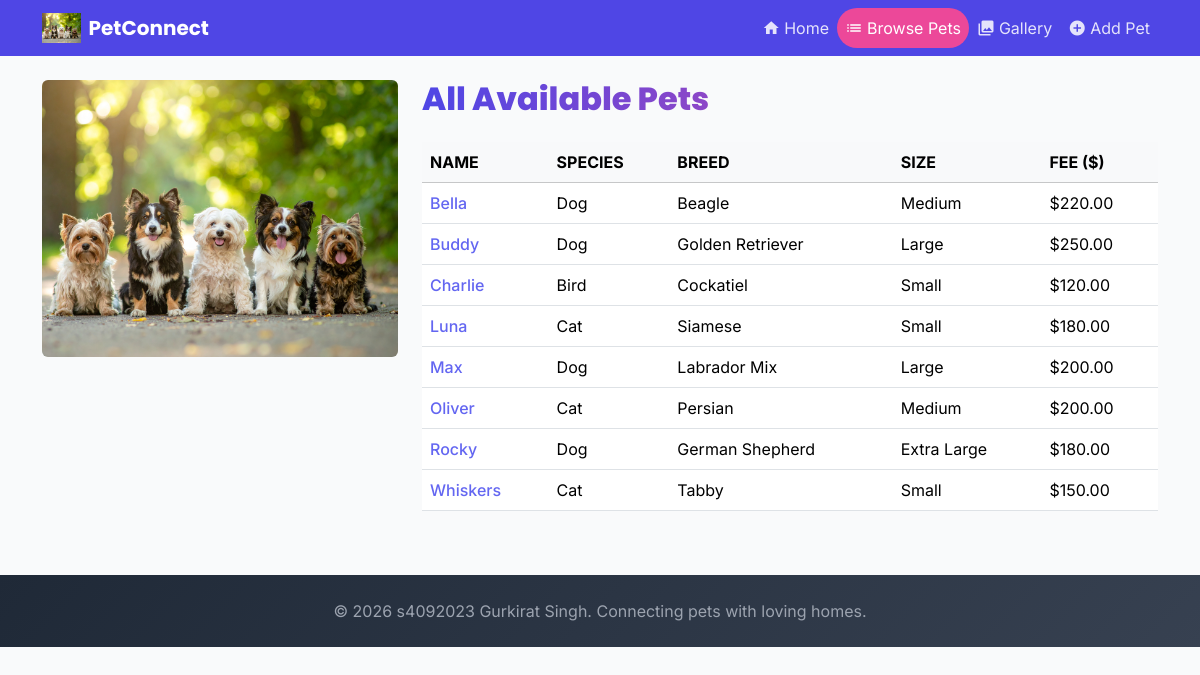
The app's page /pets.php with its own data.
### tables this page shows
CREATE TABLE IF NOT EXISTS `pets` (
  `id` INT AUTO_INCREMENT PRIMARY KEY,
  `name` VARCHAR(100) NOT NULL,
  `species` VARCHAR(50) NOT NULL,
  `breed` VARCHAR(100) DEFAULT NULL,
  `gender` VARCHAR(20) NOT NULL,
  `size` VARCHAR(20) NOT NULL,
  `age_years` INT DEFAULT 0,
  `age_months` INT DEFAULT 0,
  `adoption_fee` DECIMAL(10,2) NOT NULL,
  `description` TEXT NOT NULL,
  `health_info` TEXT DEFAULT NULL,
  `status` ENUM('available','pending','adopted') NOT NULL DEFAULT 'available',
  `image` VARCHAR(255) DEFAULT NULL,
  `created_at` TIMESTAMP DEFAULT CURRENT_TIMESTAMP
);

### pets.php (the view, shortened to what this page needs)
<?php
$activePage = "pets";
$basePath = "";
include 'includes/db_connect.inc';
include 'includes/header.inc';
?>
<div class="row g-4">
    <div class="col-md-4">
        <img src="assets/images/banner.jpg" alt="Pets Banner" class="img-fluid rounded w-100">
    </div>
    <div class="col-md-8">
        <h2 class="gradient-heading mb-4">All Available Pets</h2>
        <div class="table-responsive">
            <table class="table table-hover pet-table">
                <thead class="table-light">
                    <tr>
                        <th>NAME</th>
                        <th>SPECIES</th>
                        <th>BREED</th>
                        <th>SIZE</th>
                        <th>FEE ($)</th>
                    </tr>
                </thead>
                <tbody>
<?php
$stmt = mysqli_prepare($conn, "SELECT id, name, species, breed, size, adoption_fee FROM pets ORDER BY name ASC");
mysqli_stmt_execute($stmt);
mysqli_stmt_bind_result($stmt, $id, $name, $species, $breed, $size, $adoption_fee);
$pets = [];
while (mysqli_stmt_fetch($stmt)) {
    $pets[] = ['id' => $id, 'name' => $name, 'species' => $species, 'breed' => $breed, 'size' => $size, 'adoption_fee' => $adoption_fee];
}
foreach ($pets as $pet) {
?>
                    <tr>
                        <td><a href="details.php?id=<?php echo $pet['id']; ?>"><?php echo htmlspecialchars($pet['name']); ?></a></td>
                        <td><?php echo htmlspecialchars($pet['species']); ?></td>
                        <td><?php echo htmlspecialchars($pet['breed'] ?? '—'); ?></td>
                        <td><?php echo htmlspecialchars($pet['size']); ?></td>
                        <td>$<?php echo number_format($pet['adoption_fee'], 2); ?></td>
                    </tr>
<?php
}
?>
                </tbody>
            </table>
        </div>
    </div>
</div>
<?php include 'includes/footer.inc'; ?>

### includes/header.inc (shortened to what this page needs)
<!DOCTYPE html>
<html lang="en">
<head>
    <link href="https://cdn.jsdelivr.net/npm/bootstrap@5.3.3/dist/css/bootstrap.min.css" rel="stylesheet">
    <link href="<?php echo $basePath; ?>assets/css/styles.css" rel="stylesheet">
</head>
<body>
<header>
<?php include $basePath . 'includes/nav.inc'; ?>
</header>
<main class="container my-4">

### includes/nav.inc (shortened to what this page needs)
<nav class="navbar navbar-expand-lg navbar-dark navbar-petconnect">
    <div class="container">
        <a class="navbar-brand d-flex align-items-center gap-2" href="<?php echo $basePath; ?>index.php">
            <img src="<?php echo $basePath; ?>assets/images/banner.jpg" height="30" alt="PetConnect">
            PetConnect
        </a>
        <div class="collapse navbar-collapse" id="navbarMain">
            <ul class="navbar-nav ms-auto mb-2 mb-lg-0">
                <li class="nav-item">
                    <a class="nav-link d-flex align-items-center gap-1 <?php echo ($activePage === 'home') ? 'active' : ''; ?>" href="<?php echo $basePath; ?>index.php">
                        <span class="material-icons icon-sm">home</span> Home
                    </a>
                </li>
                <li class="nav-item">
                    <a class="nav-link d-flex align-items-center gap-1 <?php echo ($activePage === 'pets') ? 'active' : ''; ?>" href="<?php echo $basePath; ?>pets.php">
                        <span class="material-icons icon-sm">list</span> Browse Pets
                    </a>
                </li>
                <li class="nav-item">
                    <a class="nav-link d-flex align-items-center gap-1 <?php echo ($activePage === 'gallery') ? 'active' : ''; ?>" href="<?php echo $basePath; ?>gallery.php">
                        <span class="material-icons icon-sm">photo_library</span> Gallery
                    </a>
                </li>
                <li class="nav-item">
                    <a class="nav-link d-flex align-items-center gap-1 <?php echo ($activePage === 'add') ? 'active' : ''; ?>" href="<?php echo $basePath; ?>add.php">
                        <span class="material-icons icon-sm">add_circle</span> Add Pet
                    </a>
                </li>
            </ul>
        </div>
    </div>
</nav>

### includes/footer.inc (shortened to what this page needs)
</main>
<footer class="footer-petconnect">
    <p class="mb-0">&copy; 2026 s4092023 Gurkirat Singh. Connecting pets with loving homes.</p>
</footer>
</body>
</html>

### assets/css/styles.css (style rules this page uses)
:root { --primary: #6366f1; --primary-dark: #4f46e5; --primary-light: #818cf8; --secondary: #ec4899; --secondary-dark: #db2777; --accent-orange: #f59e0b; --accent-green: #10b981; --accent-purple: #8b5cf6; --text-dark: #1f2937; --text-light: #6b7280; --bg-light: #f9fafb; --bg-white: #ffffff; --border-color: #e5e7eb; }
body { font-family: 'Inter', sans-serif; color: var(--text-dark); background-color: var(--bg-light); }
h1, h2, h3, h4, h5, h6, .navbar-brand { font-family: 'Poppins', sans-serif; }
.navbar-petconnect { background-color: var(--primary-dark); }
.nav-link { color: rgba(255, 255, 255, 0.85) !important; font-family: 'Inter', sans-serif; }
.nav-link.active, .nav-link:hover { color: #ffffff !important; }
.nav-link.active { background-color: var(--secondary); border-radius: 20px; padding-left: 12px; padding-right: 12px; }
.navbar-brand { color: #ffffff !important; font-weight: 700; font-size: 1.25rem; }
.pet-table a { color: var(--primary); text-decoration: none; font-weight: 500; }
.footer-petconnect { background: linear-gradient(135deg, #1f2937, #374151); color: #9ca3af; text-align: center; padding: 1.5rem; margin-top: 3rem; }
.gradient-heading { font-family: 'Poppins', sans-serif; font-weight: 800; background: linear-gradient(90deg, var(--primary-dark), var(--secondary)); -webkit-background-clip: text; -webkit-text-fill-color: transparent; background-clip: text; }
.icon-sm { font-size: 18px !important; vertical-align: middle; }

### records on screen
pets: name "Bella", species "Dog", breed "Beagle", size "Medium", adoption_fee "220.00"
pets: name "Buddy", species "Dog", breed "Golden Retriever", size "Large", adoption_fee "250.00"
pets: name "Charlie", species "Bird", breed "Cockatiel", size "Small", adoption_fee "120.00"
pets: name "Luna", species "Cat", breed "Siamese", size "Small", adoption_fee "180.00"
pets: name "Max", species "Dog", breed "Labrador Mix", size "Large", adoption_fee "200.00"
pets: name "Oliver", species "Cat", breed "Persian", size "Medium", adoption_fee "200.00"
pets: name "Rocky", species "Dog", breed "German Shepherd", size "Extra Large", adoption_fee "180.00"
pets: name "Whiskers", species "Cat", breed "Tabby", size "Small", adoption_fee "150.00"
